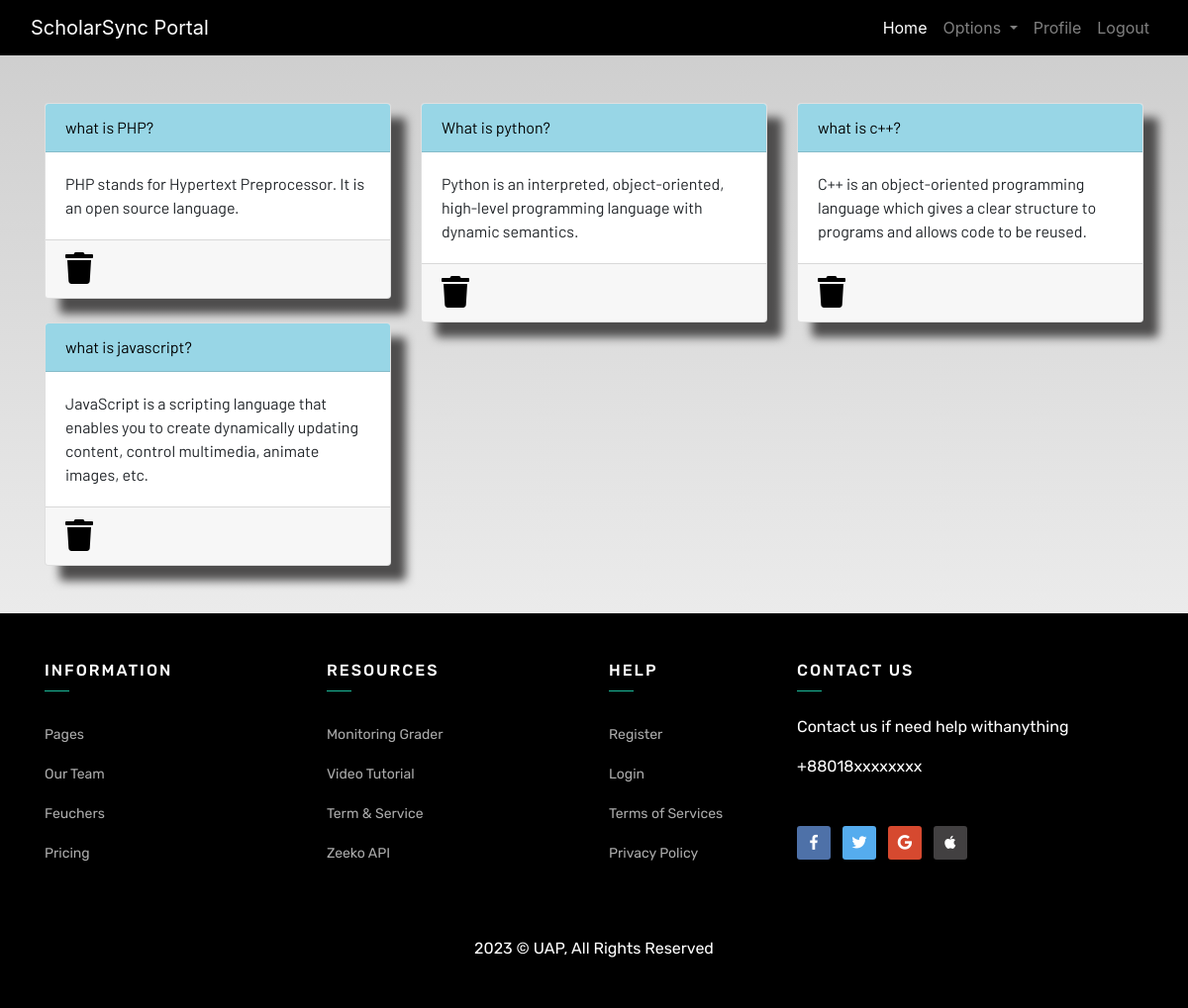
Page /notes-detail/ (signed in) on the committed database.
### dashboard/models.py (models this page shows, shortened)
class Notes(models.Model):
    user = models.ForeignKey(User, on_delete=models.CASCADE)
    title = models.CharField(max_length=200)
    description = models.TextField(null=True)
    class Meta:
        verbose_name = "notes"
        verbose_name_plural = "notes"

### dashboard/views.py (the view)
# urls.py: path('notes-detail/', views.notesDetail, name="notesDetail"),
@login_required
def notesDetail(request):
    notes = Notes.objects.filter(user=request.user)
    return render(request, 'notes_detail.html', {'notes':notes})

### template/notes_detail.html
{% extends 'base.html' %}
{% load static %}
{% block content %}
<div class="container py-5">
    {% if notes %}
    <div class="row">
        {% for note in notes %}
        <div class="col-md-4">
            <div class="card">
                <div class="card-header">{{ note.title }}</div>
                <div class="card-body">{{ note.description }}</div>
                <div class="card-footer mt-auto "><a href="{% url 'delete-note' note.id %}">
                    <i class="fa fa-trash fa-2x"></i></a>
                </div>
            </div>
        </div>
        {% endfor %}
    </div>
    {% else %}
    <h1 class="py-5 text-center">Opps sorry! You don't have any note. Please <a href="{% url 'notes' %}" class="text-primary">Go Back</a></h1>
    {% endif %}
</div>
{% endblock content %}

### static/css/main.css (style rules this page uses)
html { scroll-behavior: smooth; height: 100%; width: 100%; }
.card { box-shadow: 15px 15px 10px rgb(78, 77, 77); }
a { text-decoration: none !important; color: black; }
.card-header { color: black !important; background: rgb(152, 214, 230) !important; transition: 0.3s ease-in; }
html, body { max-width: 100%; overflow-x: hidden; height: 100%; width: 100%; }
body { background: linear-gradient(rgba(0, 0, 0, 0.2), rgba(255, 255, 255, 0.5)); overflow-x: hidden; background-repeat: no-repeat; }
.card-header { background-color: rgb(133, 204, 231); }
.fa { color: black; }

### rows in the picture
Notes: title "what is PHP?", description "PHP stands for Hypertext Preprocessor. It is an open source language."
Notes: title "What is python?", description "Python is an interpreted, object-oriented, high-level programming language with dynamic semantics."
Notes: title "what is c++?", description "C++ is an object-oriented programming language which gives a clear structure to programs and allows code to be reused."
Notes: title "what is javascript?", description "JavaScript is a scripting language that enables you to create dynamically updating content, control multimedia, animate images, etc."
